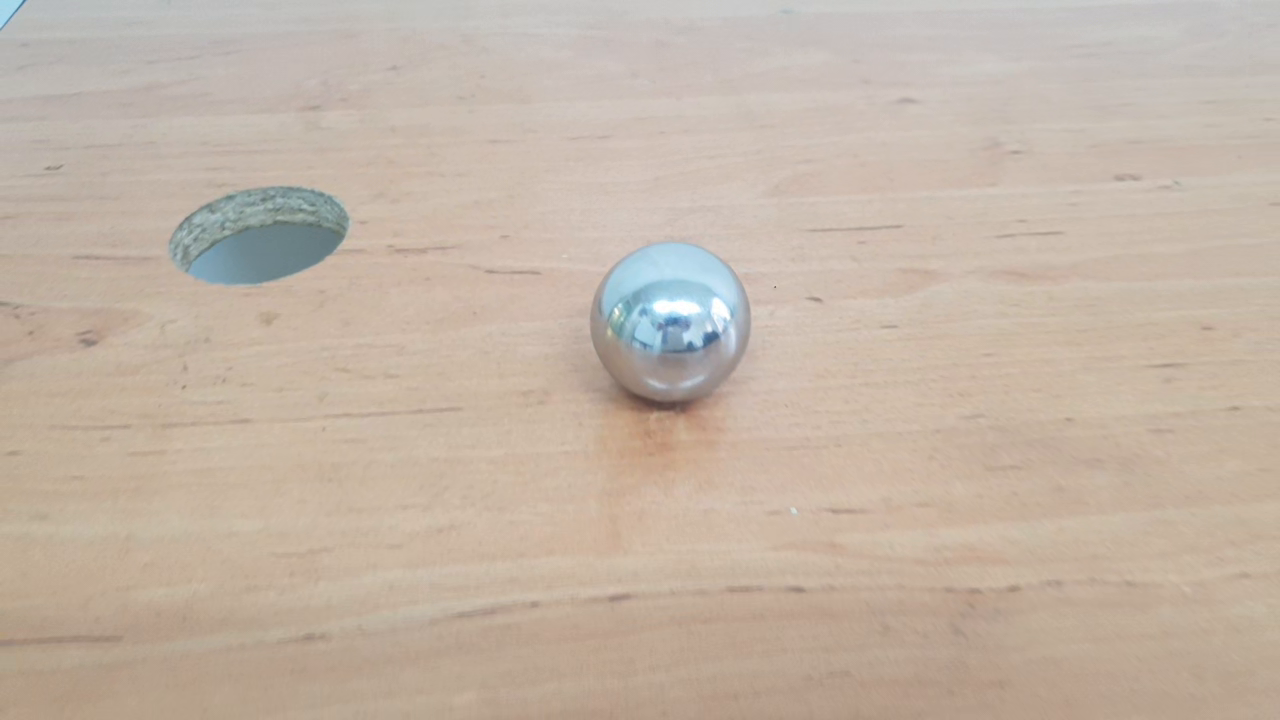
#> input picture frame 18 of Ball recog/1.mp4, 1280 x 720 px
$ python main.py
#> lines starting #> are read from the running program, lines starting #| are printed output that depends on the picture; after the words box and inside, x2 and y2 are one past the last pixel; in counts of white or black regions, pixels touching at a corner belong together
import cv2
import numpy as np


vid = cv2.VideoCapture("1.mp4")

while True :
    ret , img = vid.read()
#> img is the input picture: shape (720, 1280, 3); mean B, G, R 166.5, 180.6, 195.6
    if ret :
        gray = cv2.cvtColor(img, cv2.COLOR_BGR2GRAY)
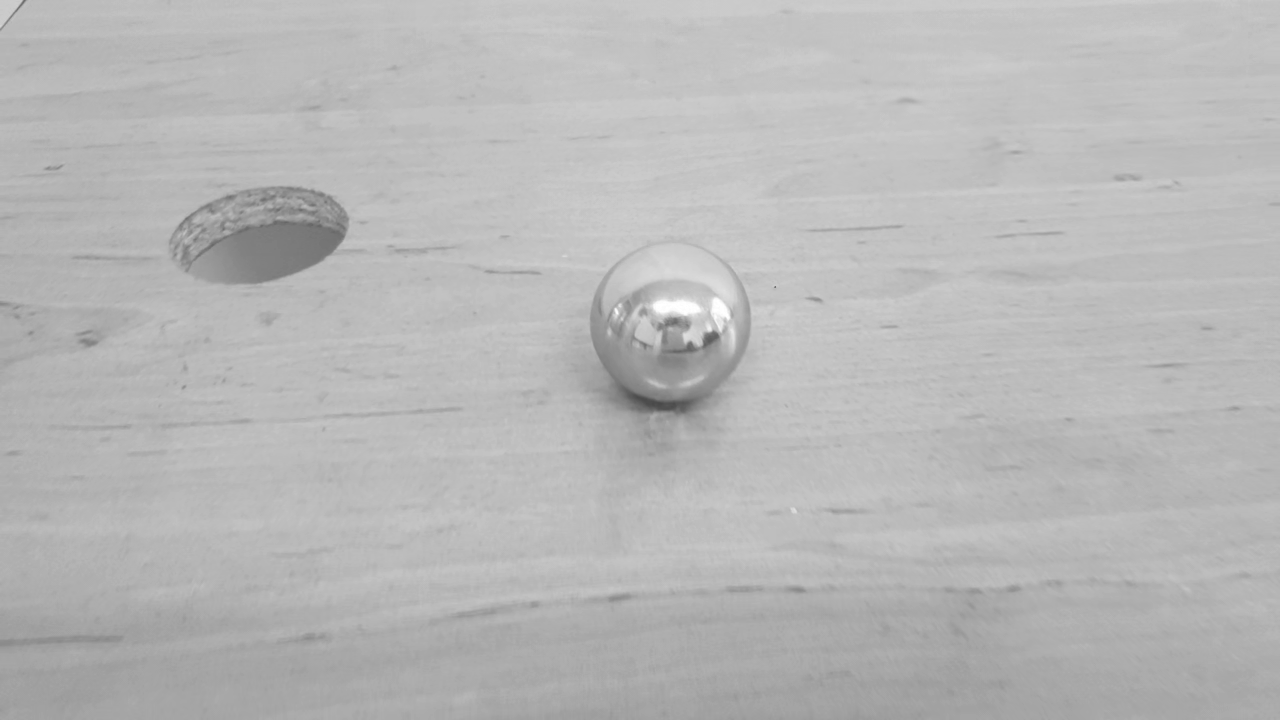
#> gray: shape (720, 1280); min 73, max 255, mean 183.6
        gray = cv2.blur(gray, (3, 3))

        circles = cv2.HoughCircles(gray, cv2.HOUGH_GRADIENT, 1 , 150 , param1 = 60, param2 = 50, minRadius = 1, maxRadius = 100)
#> circles = [[670.5, 321.5, 80.8]]


        if circles is not None:

            circles = np.uint16(np.around(circles))
#> circles = [[670, 322, 81]]

            for pt in circles[0, :]:
                x , y , r = pt[0], pt[1], pt[2]

                cv2.circle(img, (x, y), r , (0, 255, 0), 2)
#> this loop made 1 pass
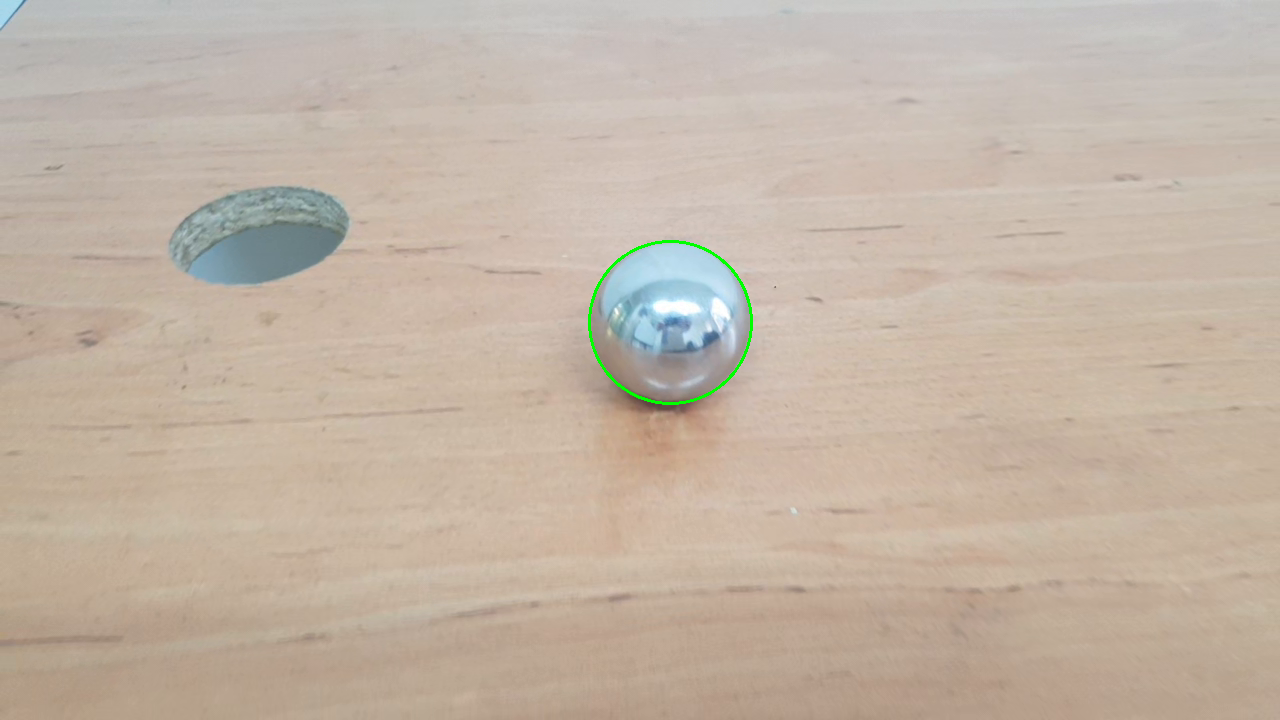
#> img: shape (720, 1280, 3); 0.17% of pixels changed, all inside (x1, y1, x2, y2) = (588, 240, 753, 405)
        if cv2.waitKey(25) & 0xFF == ord('q'):
#> (key q is pressed here)
            break
        cv2.imshow("out", img)
    else :
        break

$ run again, starting later in the video
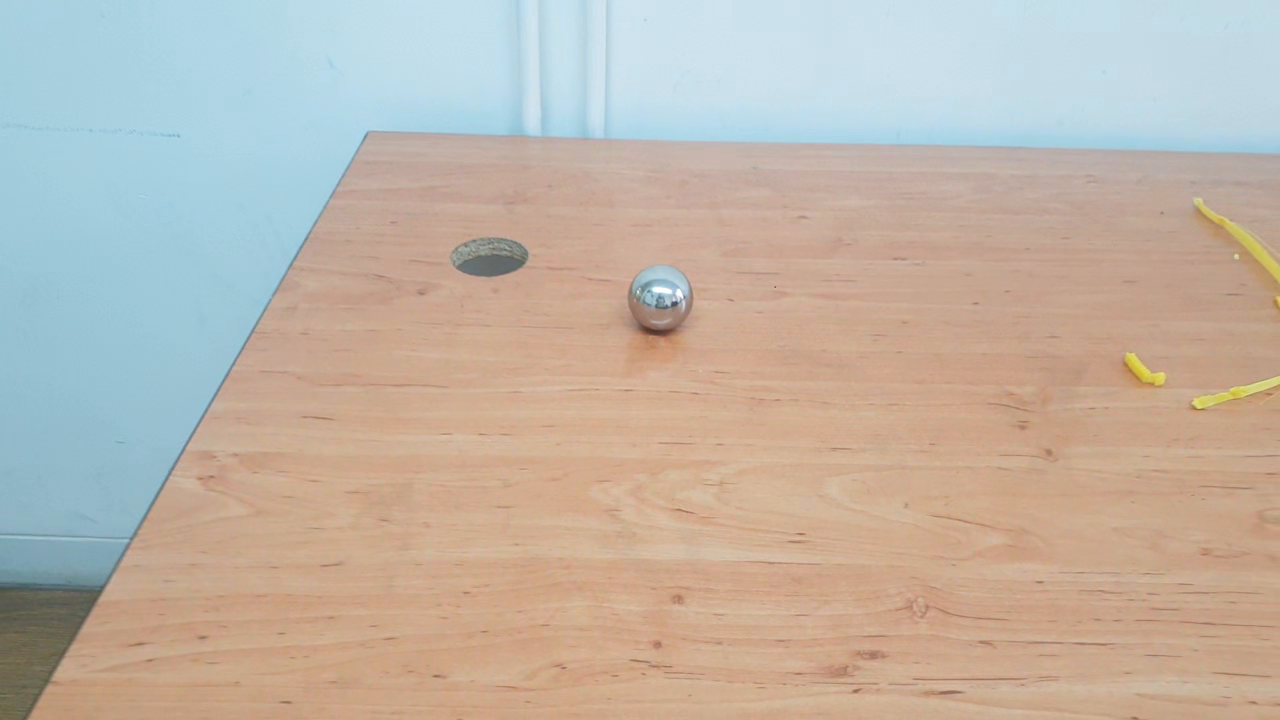
#> input picture frame 81 of Ball recog/1.mp4, 1280 x 720 px
#> img is the input picture: shape (720, 1280, 3); mean B, G, R 168, 180.3, 192
#> `gray = cv2.cvtColor(img, cv2.COLOR_BGR2GRAY)`:
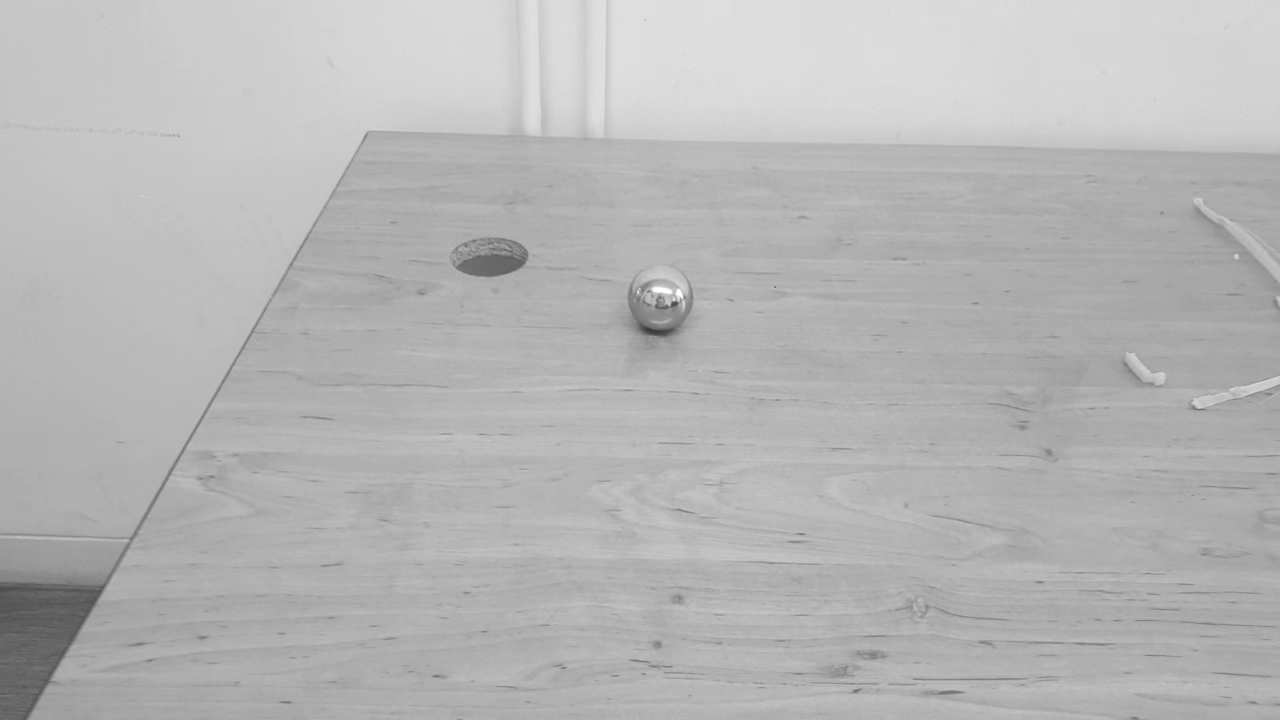
#> gray: shape (720, 1280); min 56, max 255, mean 182.4
#> `circles = cv2.HoughCircles(gray, cv2.HOUGH_GRADIENT, 1 , 150 , param1 ..`: circles = [[659.5, 300.5, 23.2]]
#> `circles = np.uint16(np.around(circles))`: circles = [[660, 300, 23]]
#> the loop `for pt in circles[0, :]:` made 1 pass
#> after the loop `for pt in circles[0, :]:`:
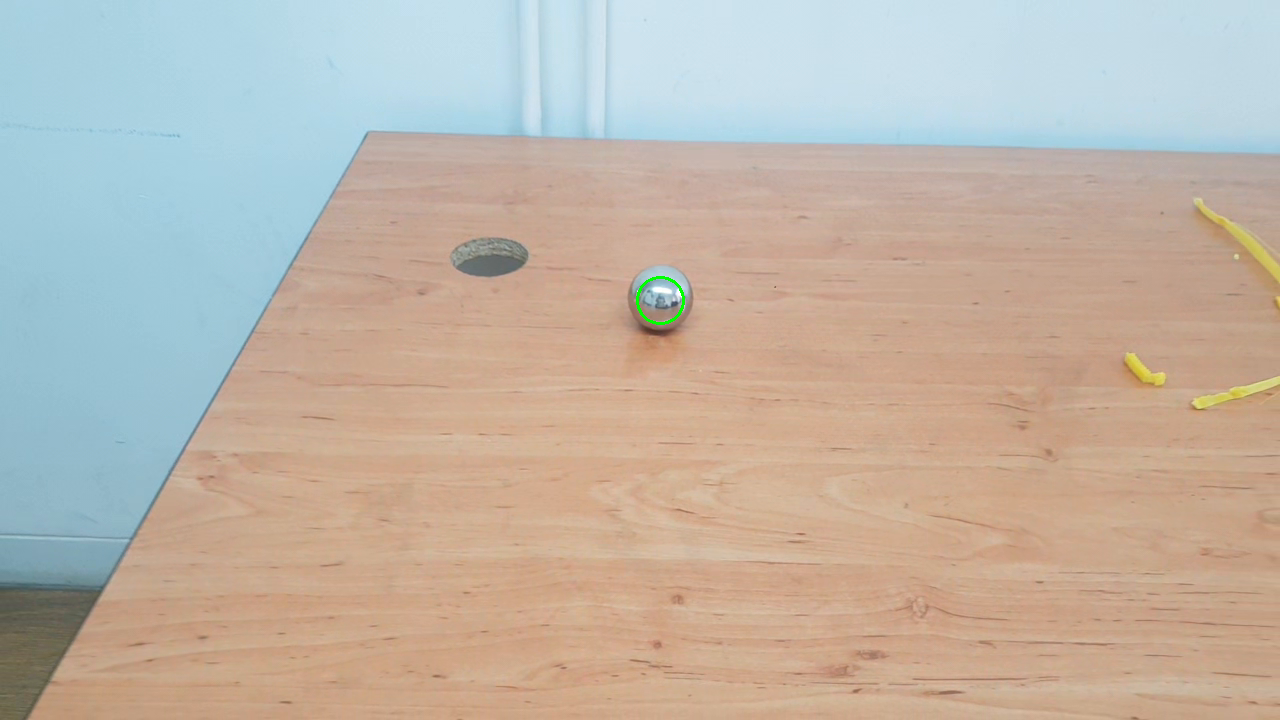
#> img: shape (720, 1280, 3); 0.05% of pixels changed, all inside (x1, y1, x2, y2) = (636, 276, 685, 325)

$ run again, starting later in the video
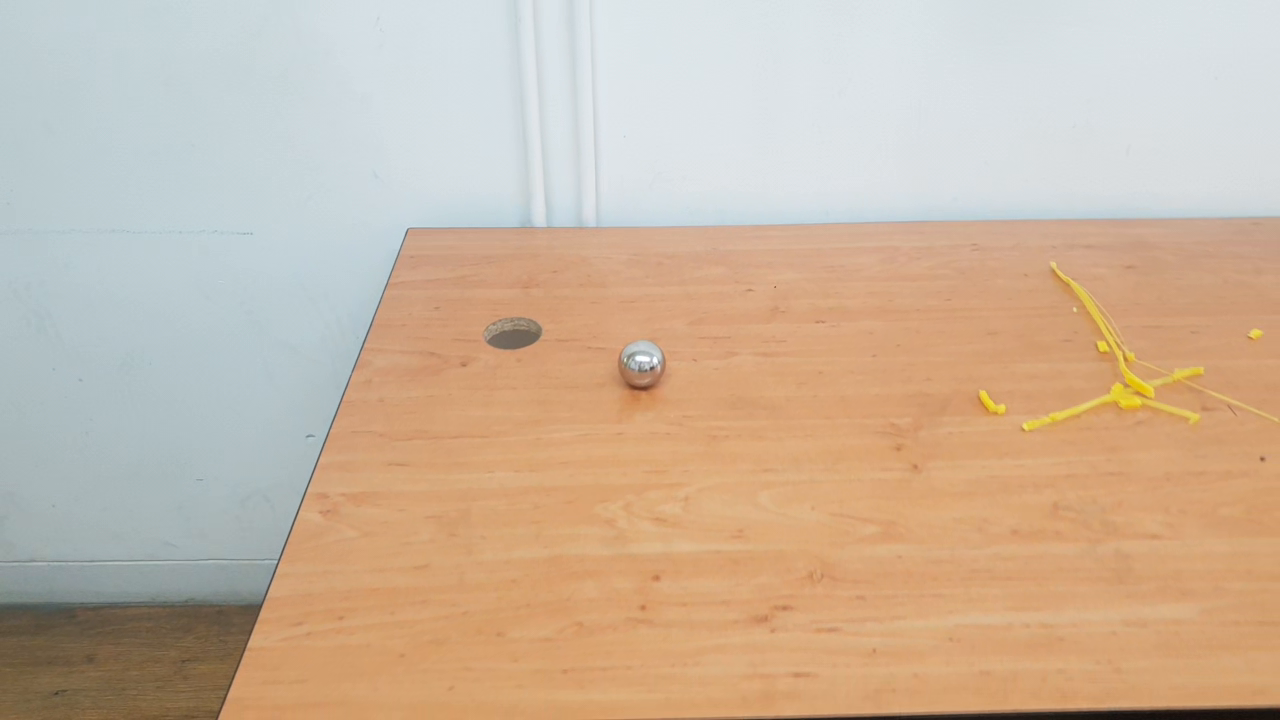
#> input picture frame 144 of Ball recog/1.mp4, 1280 x 720 px
#> img is the input picture: shape (720, 1280, 3); mean B, G, R 160.3, 181.9, 203.3
#> `gray = cv2.cvtColor(img, cv2.COLOR_BGR2GRAY)`:
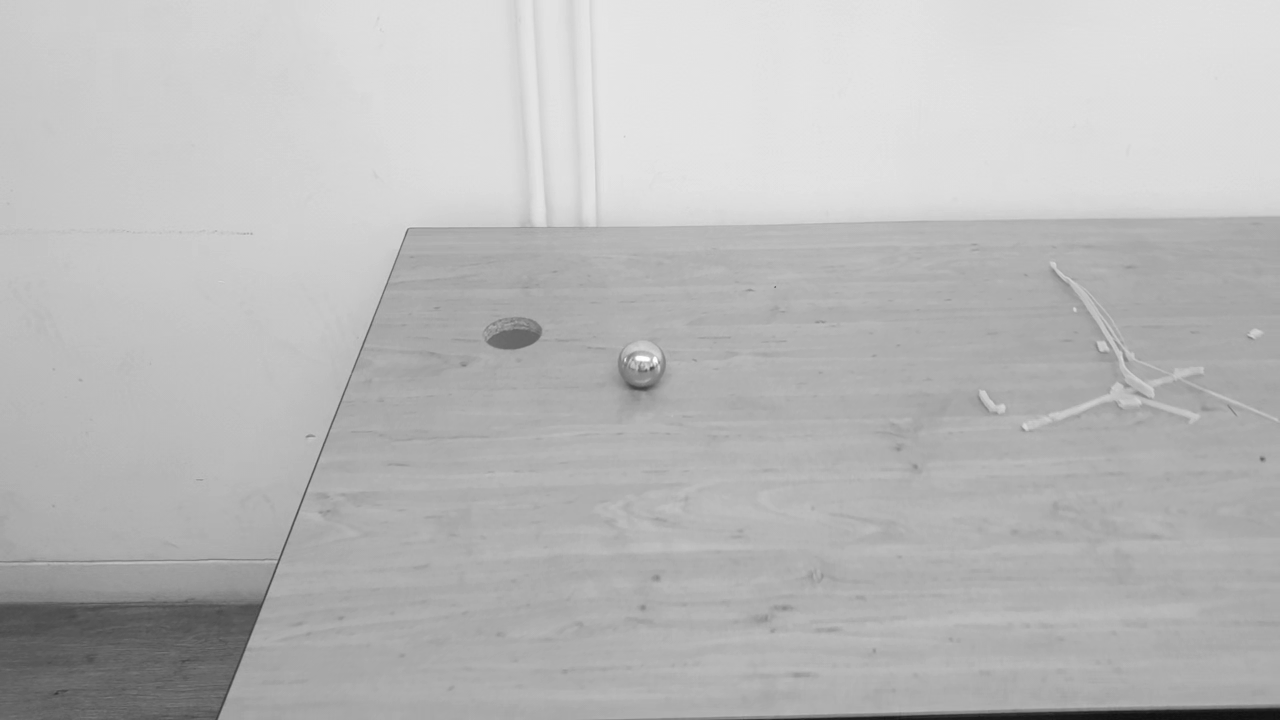
#> gray: shape (720, 1280); min 16, max 255, mean 185.9
#> circles = None
